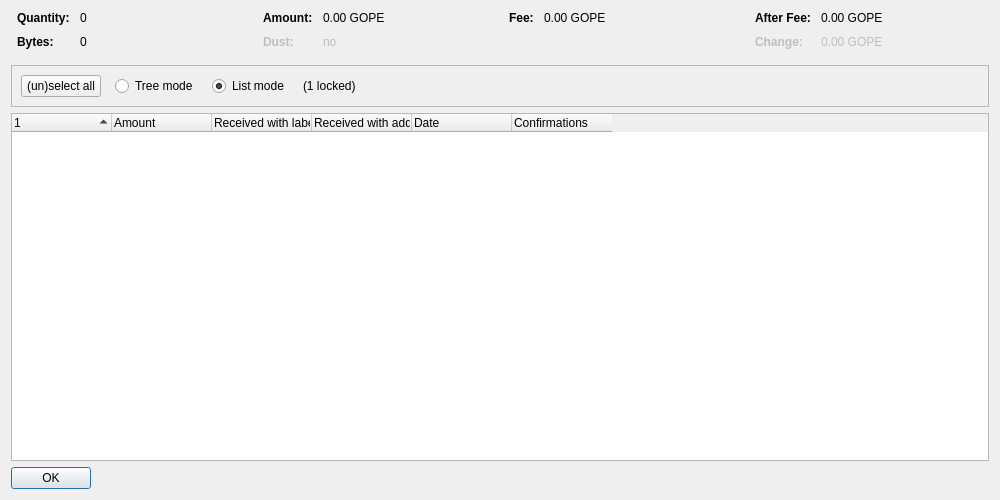
<?xml version="1.0" encoding="UTF-8"?>
<ui version="4.0">
 <class>CoinControlDialog</class>
 <widget class="QDialog" name="CoinControlDialog">
  <property name="geometry">
   <rect>
    <x>0</x>
    <y>0</y>
    <width>1000</width>
    <height>500</height>
   </rect>
  </property>
  <property name="windowTitle">
   <string>Coin Selection</string>
  </property>
  <layout class="QVBoxLayout" name="verticalLayout">
   <item>
    <layout class="QHBoxLayout" name="horizontalLayoutTop" stretch="0,0,0,0">
     <property name="topMargin">
      <number>0</number>
     </property>
     <property name="bottomMargin">
      <number>10</number>
     </property>
     <item>
      <layout class="QFormLayout" name="formLayoutCoinControl1">
       <property name="horizontalSpacing">
        <number>10</number>
       </property>
       <property name="verticalSpacing">
        <number>10</number>
       </property>
       <property name="leftMargin">
        <number>6</number>
       </property>
       <property name="rightMargin">
        <number>6</number>
       </property>
       <item row="0" column="0">
        <widget class="QLabel" name="labelCoinControlQuantityText">
         <property name="font">
          <font>
           <weight>75</weight>
           <bold>true</bold>
          </font>
         </property>
         <property name="text">
          <string>Quantity:</string>
         </property>
        </widget>
       </item>
       <item row="0" column="1">
        <widget class="QLabel" name="labelCoinControlQuantity">
         <property name="cursor">
          <cursorShape>IBeamCursor</cursorShape>
         </property>
         <property name="contextMenuPolicy">
          <enum>Qt::ActionsContextMenu</enum>
         </property>
         <property name="text">
          <string notr="true">0</string>
         </property>
         <property name="textInteractionFlags">
          <set>Qt::LinksAccessibleByMouse|Qt::TextSelectableByKeyboard|Qt::TextSelectableByMouse</set>
         </property>
        </widget>
       </item>
       <item row="1" column="0">
        <widget class="QLabel" name="labelCoinControlBytesText">
         <property name="font">
          <font>
           <weight>75</weight>
           <bold>true</bold>
          </font>
         </property>
         <property name="text">
          <string>Bytes:</string>
         </property>
        </widget>
       </item>
       <item row="1" column="1">
        <widget class="QLabel" name="labelCoinControlBytes">
         <property name="cursor">
          <cursorShape>IBeamCursor</cursorShape>
         </property>
         <property name="contextMenuPolicy">
          <enum>Qt::ActionsContextMenu</enum>
         </property>
         <property name="text">
          <string notr="true">0</string>
         </property>
         <property name="textInteractionFlags">
          <set>Qt::LinksAccessibleByMouse|Qt::TextSelectableByKeyboard|Qt::TextSelectableByMouse</set>
         </property>
        </widget>
       </item>
      </layout>
     </item>
     <item>
      <layout class="QFormLayout" name="formLayoutCoinControl2">
       <property name="horizontalSpacing">
        <number>10</number>
       </property>
       <property name="verticalSpacing">
        <number>10</number>
       </property>
       <property name="leftMargin">
        <number>6</number>
       </property>
       <property name="rightMargin">
        <number>6</number>
       </property>
       <item row="0" column="0">
        <widget class="QLabel" name="labelCoinControlAmountText">
         <property name="font">
          <font>
           <weight>75</weight>
           <bold>true</bold>
          </font>
         </property>
         <property name="text">
          <string>Amount:</string>
         </property>
        </widget>
       </item>
       <item row="0" column="1">
        <widget class="QLabel" name="labelCoinControlAmount">
         <property name="cursor">
          <cursorShape>IBeamCursor</cursorShape>
         </property>
         <property name="contextMenuPolicy">
          <enum>Qt::ActionsContextMenu</enum>
         </property>
         <property name="text">
          <string notr="true">0.00 GOPE</string>
         </property>
         <property name="textInteractionFlags">
          <set>Qt::LinksAccessibleByMouse|Qt::TextSelectableByKeyboard|Qt::TextSelectableByMouse</set>
         </property>
        </widget>
       </item>
       <item row="1" column="0">
        <widget class="QLabel" name="labelCoinControlLowOutputText">
         <property name="enabled">
          <bool>false</bool>
         </property>
         <property name="font">
          <font>
           <weight>75</weight>
           <bold>true</bold>
          </font>
         </property>
         <property name="text">
          <string>Dust:</string>
         </property>
        </widget>
       </item>
       <item row="1" column="1">
        <widget class="QLabel" name="labelCoinControlLowOutput">
         <property name="enabled">
          <bool>false</bool>
         </property>
         <property name="cursor">
          <cursorShape>IBeamCursor</cursorShape>
         </property>
         <property name="contextMenuPolicy">
          <enum>Qt::ActionsContextMenu</enum>
         </property>
         <property name="text">
          <string notr="true">no</string>
         </property>
         <property name="textInteractionFlags">
          <set>Qt::LinksAccessibleByMouse|Qt::TextSelectableByKeyboard|Qt::TextSelectableByMouse</set>
         </property>
        </widget>
       </item>
      </layout>
     </item>
     <item>
      <layout class="QFormLayout" name="formLayoutCoinControl3">
       <property name="horizontalSpacing">
        <number>10</number>
       </property>
       <property name="verticalSpacing">
        <number>10</number>
       </property>
       <property name="leftMargin">
        <number>6</number>
       </property>
       <property name="rightMargin">
        <number>6</number>
       </property>
       <item row="0" column="0">
        <widget class="QLabel" name="labelCoinControlFeeText">
         <property name="font">
          <font>
           <weight>75</weight>
           <bold>true</bold>
          </font>
         </property>
         <property name="text">
          <string>Fee:</string>
         </property>
        </widget>
       </item>
       <item row="0" column="1">
        <widget class="QLabel" name="labelCoinControlFee">
         <property name="cursor">
          <cursorShape>IBeamCursor</cursorShape>
         </property>
         <property name="contextMenuPolicy">
          <enum>Qt::ActionsContextMenu</enum>
         </property>
         <property name="text">
          <string notr="true">0.00 GOPE</string>
         </property>
         <property name="textInteractionFlags">
          <set>Qt::LinksAccessibleByMouse|Qt::TextSelectableByKeyboard|Qt::TextSelectableByMouse</set>
         </property>
        </widget>
       </item>
      </layout>
     </item>
     <item>
      <layout class="QFormLayout" name="formLayoutCoinControl4">
       <property name="horizontalSpacing">
        <number>10</number>
       </property>
       <property name="verticalSpacing">
        <number>10</number>
       </property>
       <property name="leftMargin">
        <number>6</number>
       </property>
       <property name="rightMargin">
        <number>6</number>
       </property>
       <item row="0" column="0">
        <widget class="QLabel" name="labelCoinControlAfterFeeText">
         <property name="font">
          <font>
           <weight>75</weight>
           <bold>true</bold>
          </font>
         </property>
         <property name="text">
          <string>After Fee:</string>
         </property>
        </widget>
       </item>
       <item row="0" column="1">
        <widget class="QLabel" name="labelCoinControlAfterFee">
         <property name="cursor">
          <cursorShape>IBeamCursor</cursorShape>
         </property>
         <property name="contextMenuPolicy">
          <enum>Qt::ActionsContextMenu</enum>
         </property>
         <property name="text">
          <string notr="true">0.00 GOPE</string>
         </property>
         <property name="textInteractionFlags">
          <set>Qt::LinksAccessibleByMouse|Qt::TextSelectableByKeyboard|Qt::TextSelectableByMouse</set>
         </property>
        </widget>
       </item>
       <item row="1" column="0">
        <widget class="QLabel" name="labelCoinControlChangeText">
         <property name="enabled">
          <bool>false</bool>
         </property>
         <property name="font">
          <font>
           <weight>75</weight>
           <bold>true</bold>
          </font>
         </property>
         <property name="text">
          <string>Change:</string>
         </property>
        </widget>
       </item>
       <item row="1" column="1">
        <widget class="QLabel" name="labelCoinControlChange">
         <property name="enabled">
          <bool>false</bool>
         </property>
         <property name="cursor">
          <cursorShape>IBeamCursor</cursorShape>
         </property>
         <property name="contextMenuPolicy">
          <enum>Qt::ActionsContextMenu</enum>
         </property>
         <property name="text">
          <string notr="true">0.00 GOPE</string>
         </property>
         <property name="textInteractionFlags">
          <set>Qt::LinksAccessibleByMouse|Qt::TextSelectableByKeyboard|Qt::TextSelectableByMouse</set>
         </property>
        </widget>
       </item>
      </layout>
     </item>
    </layout>
   </item>
   <item>
    <widget class="QFrame" name="frame">
     <property name="minimumSize">
      <size>
       <width>0</width>
       <height>40</height>
      </size>
     </property>
     <property name="frameShape">
      <enum>QFrame::StyledPanel</enum>
     </property>
     <property name="frameShadow">
      <enum>QFrame::Sunken</enum>
     </property>
     <layout class="QHBoxLayout" name="horizontalLayout">
      <item>
       <layout class="QHBoxLayout" name="horizontalLayoutPanel" stretch="0,0,0,0,0">
        <property name="spacing">
         <number>14</number>
        </property>
        <item>
         <widget class="QPushButton" name="pushButtonSelectAll">
          <property name="sizePolicy">
           <sizepolicy hsizetype="Maximum" vsizetype="Fixed">
            <horstretch>0</horstretch>
            <verstretch>0</verstretch>
           </sizepolicy>
          </property>
          <property name="text">
           <string>(un)select all</string>
          </property>
          <property name="autoDefault">
           <bool>false</bool>
          </property>
         </widget>
        </item>
        <item>
         <widget class="QRadioButton" name="radioTreeMode">
          <property name="sizePolicy">
           <sizepolicy hsizetype="Maximum" vsizetype="Fixed">
            <horstretch>0</horstretch>
            <verstretch>0</verstretch>
           </sizepolicy>
          </property>
          <property name="text">
           <string>Tree mode</string>
          </property>
         </widget>
        </item>
        <item>
         <widget class="QRadioButton" name="radioListMode">
          <property name="sizePolicy">
           <sizepolicy hsizetype="Maximum" vsizetype="Fixed">
            <horstretch>0</horstretch>
            <verstretch>0</verstretch>
           </sizepolicy>
          </property>
          <property name="text">
           <string>List mode</string>
          </property>
          <property name="checked">
           <bool>true</bool>
          </property>
         </widget>
        </item>
        <item>
         <widget class="QLabel" name="labelLocked">
          <property name="text">
           <string notr="true">(1 locked)</string>
          </property>
         </widget>
        </item>
        <item>
         <spacer name="horizontalSpacer">
          <property name="orientation">
           <enum>Qt::Horizontal</enum>
          </property>
          <property name="sizeHint" stdset="0">
           <size>
            <width>40</width>
            <height>20</height>
           </size>
          </property>
         </spacer>
        </item>
       </layout>
      </item>
     </layout>
    </widget>
   </item>
   <item>
    <widget class="CoinControlTreeWidget" name="treeWidget">
     <property name="contextMenuPolicy">
      <enum>Qt::CustomContextMenu</enum>
     </property>
     <property name="sortingEnabled">
      <bool>false</bool>
     </property>
     <property name="columnCount">
      <number>6</number>
     </property>
     <attribute name="headerShowSortIndicator" stdset="0">
      <bool>true</bool>
     </attribute>
     <attribute name="headerStretchLastSection">
      <bool>false</bool>
     </attribute>
     <column>
      <property name="text">
       <string/>
      </property>
     </column>
     <column>
      <property name="text">
       <string>Amount</string>
      </property>
     </column>
     <column>
      <property name="text">
       <string>Received with label</string>
      </property>
     </column>
     <column>
      <property name="text">
       <string>Received with address</string>
      </property>
     </column>
     <column>
      <property name="text">
       <string>Date</string>
      </property>
     </column>
     <column>
      <property name="text">
       <string>Confirmations</string>
      </property>
      <property name="toolTip">
       <string>Confirmed</string>
      </property>
     </column>
     <column>
      <property name="text">
       <string/>
      </property>
     </column>
     <column>
      <property name="text">
       <string/>
      </property>
     </column>
     <column>
      <property name="text">
       <string/>
      </property>
     </column>
     <column>
      <property name="text">
       <string/>
      </property>
     </column>
    </widget>
   </item>
   <item>
    <widget class="QDialogButtonBox" name="buttonBox">
     <property name="sizePolicy">
      <sizepolicy hsizetype="Maximum" vsizetype="Fixed">
       <horstretch>0</horstretch>
       <verstretch>0</verstretch>
      </sizepolicy>
     </property>
     <property name="orientation">
      <enum>Qt::Horizontal</enum>
     </property>
     <property name="standardButtons">
      <set>QDialogButtonBox::Ok</set>
     </property>
    </widget>
   </item>
  </layout>
 </widget>
 <customwidgets>
  <customwidget>
   <class>CoinControlTreeWidget</class>
   <extends>QTreeWidget</extends>
   <header>qt/coincontroltreewidget.h</header>
  </customwidget>
 </customwidgets>
 <resources/>
 <connections/>
</ui>
